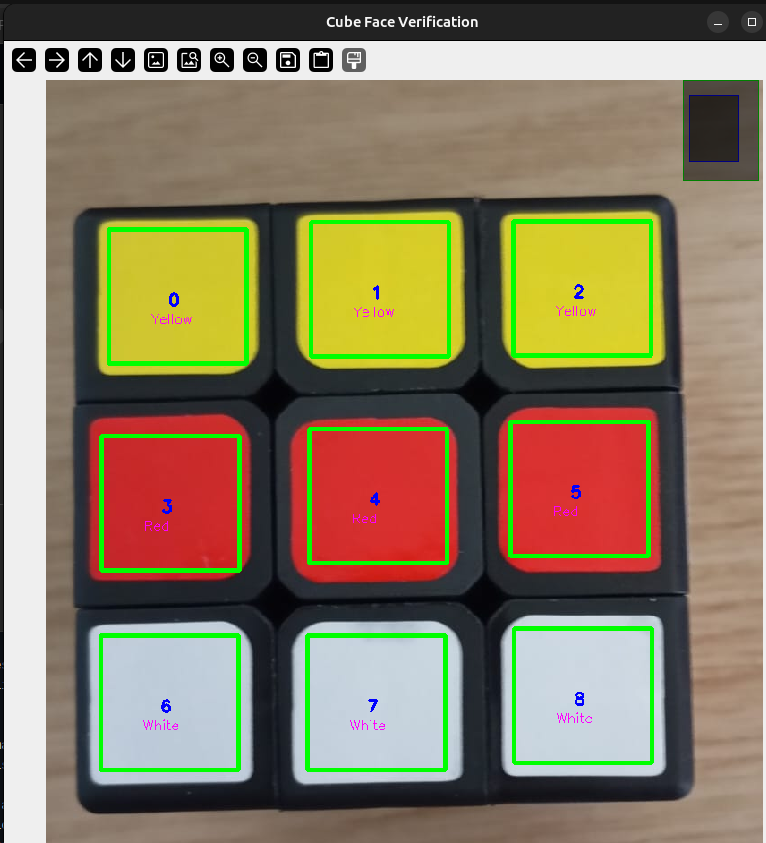
#> input picture assets/Left.png, 766 x 843 px
$ python cubeDetecter.py
#> lines starting #> are read from the running program, lines starting #| are printed output that depends on the picture; after the words box and inside, x2 and y2 are one past the last pixel; in counts of white or black regions, pixels touching at a corner belong together
#> the answer given: assets/Left.png
import cv2
import numpy as np

def get_adaptive_canny(gray_img):
    """Analise the image and modifie Canny for best results."""
    average_bright = np.mean(gray_img)

    # If the average is high (>170), the cube or the background light
    if average_bright > 160:
        return 10, 60
    # Medium
    elif average_bright > 90:
        return 30, 80
    # Dark
    else:
        return 50, 150

# [52 lines left out: functions get_grid_points, sort_centers, get_color_name, get_average_hsv, not called in this run]

def find_squares(image_path):
    # Load the image
#> called with image_path = 'assets/Left.png'
    img = cv2.imread(image_path)
#> img is the input picture: shape (843, 766, 3); mean B, G, R 96.9, 124.1, 137.2
    if img is None:
        raise ValueError("Image not found or unable to load.")

    img_hsv = cv2.cvtColor(img, cv2.COLOR_BGR2HSV)
#> img_hsv: shape (843, 766, 3); mean H, S, V 46.2, 86.5, 150.7
    # Here we apply filters (Gray and Blur)
    gray = cv2.cvtColor(img, cv2.COLOR_BGR2GRAY)
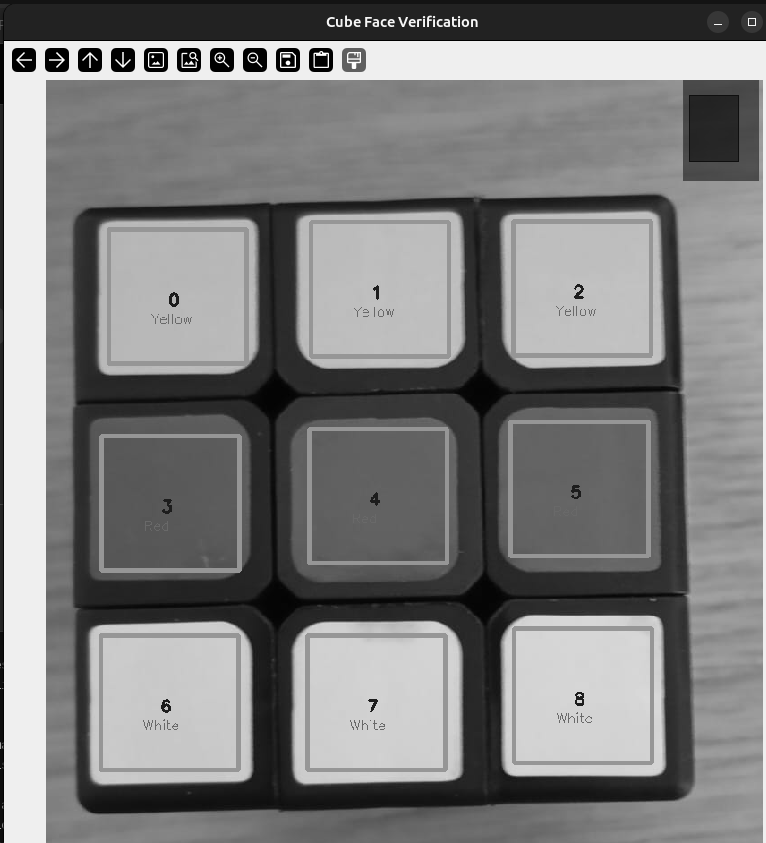
#> gray: shape (843, 766); min 0, max 255, mean 124.9
    blurred = cv2.GaussianBlur(gray, (7, 7), 0)
    # Edge detection and finding contours
    low, high = get_adaptive_canny(gray)
#> in get_adaptive_canny, `average_bright = np.mean(gray_img)`: average_bright = 124.9
#> low = 30; high = 80
    edges = cv2.Canny(blurred, low, high)
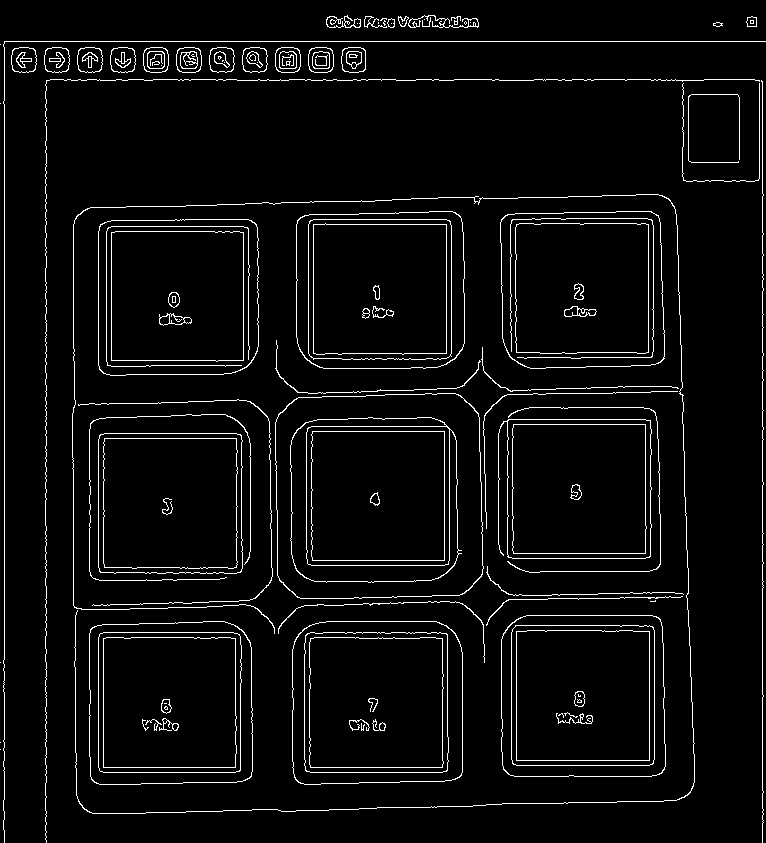
#> edges: shape (843, 766); 4.5% white in thin lines or dots
    #This helps to close gaps in edges
    kernel = np.ones((3,3), np.uint8)
    edges = cv2.dilate(edges, kernel, iterations=1)
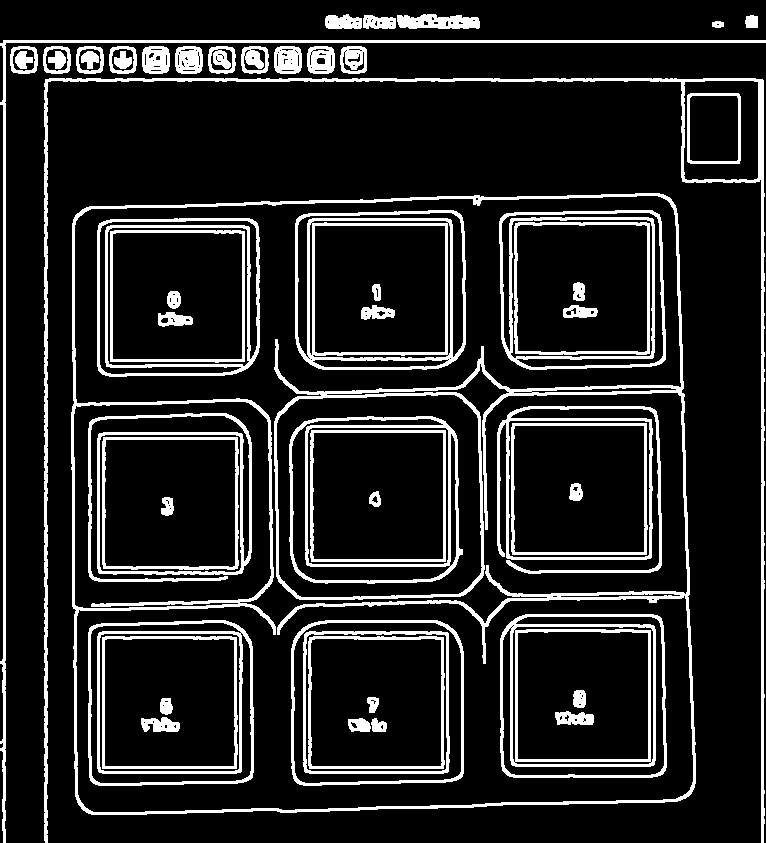
#> edges: shape (843, 766); 14% white; 57 white regions

    # visão dos contornos do quadrado
    #cv2.imshow("Vision of (Canny)", edges)
    contours, hierarchy = cv2.findContours(edges, cv2.RETR_TREE, cv2.CHAIN_APPROX_SIMPLE)
#> contours = 245 contours, 114 with area under 20; largest, box (x1, y1, x2, y2) and area: (71, 193, 696, 815) 373068, (74, 195, 694, 813) 281693, (276, 394, 483, 598) 39512, (73, 401, 272, 609) 38830, (291, 620, 464, 786) 27480

    squares_detected = []
    centers = []
    final_centers = []
    h_img, w_img = img.shape[:2]
#> h_img = 843; w_img = 766
    area_total = h_img * w_img
#> area_total = 645738

    if hierarchy is not None:
        for cnt in contours:
            # Simplify to geometric shapes, it needs to have 4 sides and have
            # proporcional sides = 1
            perimeter = cv2.arcLength(cnt, True)
            approx = cv2.approxPolyDP(cnt, 0.04 * perimeter, True)

            if len(approx) == 4:
                area = cv2.contourArea(cnt)
                # Minimum area
                if (area_total * 0.001) < area < (area_total * 0.20):
                    x, y, w, h = cv2.boundingRect(approx)
                    aspect = float(w) / h
                    if 0.65 < aspect < 1.35:
                        M = cv2.moments(cnt)
                        if M["m00"] != 0:
                            cx = int(M["m10"] / M["m00"])
                            cy = int(M["m01"] / M["m00"])

                            is_duplicate = False
                            for (existing_cx, existing_cy) in centers:
                                # 25 pixels of tolerance because of duplicate
                                if np.sqrt((cx-existing_cx)**2 + (cy-existing_cy)**2) < 25:
                                    is_duplicate = True;
                                    break

                            if not is_duplicate:
                                squares_detected.append(approx)
                                centers.append((cx, cy))
#> this loop made 245 passes
#> (perimeter, approx, area, x, y, w, h, aspect) on passes 5, 7, 8, 9, 15, 16, 18: (1081.3, [[255, 407], [268, 582], [76, 606], [75, 406]], 38830, 75, 406, 194, 201, 0.965), (556.4, [[100, 437], [238, 435], [240, 569], [102, 571]], 19340, 100, 435, 141, 137, 1.03), (539.9, [[103, 437], [103, 568], [237, 568], [237, 437]], 17751, 103, 437, 135, 132, 1.02), (522.4, [[105, 440], [234, 439], [235, 565], [106, 566]], 16620, 105, 439, 131, 128, 1.02), (767.7, [[461, 398], [480, 574], [297, 595], [279, 416]], 39511.5, 279, 398, 202, 198, 1.02), (638.7, [[297, 427], [299, 575], [455, 566], [445, 421]], 26931.5, 297, 421, 159, 155, 1.03), (549.2, [[308, 430], [445, 427], [447, 562], [309, 563]], 19277.5, 308, 427, 140, 137, 1.02)
#> (perimeter, area, x, y, w, h, aspect, cx) on passes 70, 76, 77, 78, 82, 83: (546.9, 819.5, 514, 627, 139, 135, 1.03, 615), (556.8, 19287, 508, 421, 142, 136, 1.04, 578), (533.3, 17675, 512, 423, 135, 132, 1.02, 578), (517.5, 16601, 514, 425, 131, 128, 1.02, 578), (621.8, 25000.5, 98, 223, 160, 148, 1.08, 177), (555.9, 19205, 108, 228, 142, 137, 1.04, 176)
#> after the loop, centers = [(170, 503), (378, 496), (376, 702), (169, 703), (582, 696), (615, 659), (578, 488), (177, 296), (582, 288), (380, 289), (720, 129), (353, 59), (320, 59), (287, 59), (254, 59), (221, 59), (188, 59), (155, 59), (122, 59), (89, 59), (56, 59), (23, 59), (185, 253)]; squares_detected = 23 contours; largest, box (x1, y1, x2, y2) and area: (75, 406, 269, 607) 34956, (279, 398, 481, 596) 32754, (297, 628, 463, 784) 23870, (89, 628, 253, 784) 23733, (506, 616, 664, 776) 23654

    sw, sh = 0, 0
    # in case we dont detect 9 squares, we use the cube contour
    if (len(squares_detected) == 1):
        contour_cube = squares_detected[0]
        x_cube, y_cube, w_cube, h_cube = cv2.boundingRect(contour_cube)
        final_centers = get_grid_points(squares_detected[0])
        sw, sh = w_cube // 3, h_cube // 3
        final_centers = sort_centers(final_centers)
    elif 4 <= len(squares_detected) < 9:
        print("Warning: Parcial detection. Inferring grade from stickers")
        # Create one big contourn with all the squares
        all_points = np.vstack(squares_detected)
        hull = cv2.convexHull(all_points)
        final_centers = get_grid_points(hull)
        x_h, y_h, w_h, h_h = cv2.boundingRect(hull)
        sw, sh = w_h // 3, h_h // 3
        final_centers = sort_centers(final_centers)
    elif len(centers) == 9:
        final_centers = sort_centers(centers)
        all_pts = np.vstack(squares_detected)
        x_all, y_all, w_all, h_all = cv2.boundingRect(all_pts)
        sw, sh = w_all // 3, h_all // 3
    else:
        print("Photo invalid. Take another one, be careful with light and background.")
        return

    margin_x = int(sw * 0.15)
    margin_y = int(sh * 0.15)
    # Here we show the squares detected in green
    for i, (cx, cy) in enumerate(final_centers):
        # Here we use a size fixe base in the area
        if sw == 0:
            x, y, w, h = cv2.boundingRect(squares_detected[i])
            cv2.drawContours(img, [squares_detected[i]], -1, (0, 255, 0), 3)
            hue, sat, val = get_average_hsv(img_hsv, cx, cy)
            color_name = get_color_name(hue, sat, val)
            cv2.putText(img, str(i), (x + 10, y + 25), cv2.FONT_HERSHEY_SIMPLEX, 0.6, (255, 0, 0), 2)
            cv2.putText(img, color_name, (x + 10, y + 50), cv2.FONT_HERSHEY_SIMPLEX, 0.5, (255, 0, 255), 1)
        else:
            # Drawing the gride
            pt1 = (cx - sw//2 + margin_x, cy - sh//2 + margin_y)
            pt2 = (cx + sw//2 - margin_x, cy + sh//2 - margin_y)
            cv2.rectangle(img, pt1, pt2, (0, 255, 0), 3)
            hue, sat, val = get_average_hsv(img_hsv, cx, cy)
            color_name = get_color_name(hue, sat, val)
            cv2.putText(img, str(i), (cx - 10, cy + 10), cv2.FONT_HERSHEY_SIMPLEX, 0.6, (255, 0, 0), 2)
            cv2.putText(img, color_name, (cx - 30, cy + 30), cv2.FONT_HERSHEY_SIMPLEX, 0.5, (255, 0, 255), 1)


    # WIndow for the user to verify, possibliy to resize the window
    window_name = "Cube Face Verification "
    cv2.namedWindow(window_name, cv2.WINDOW_NORMAL)
    screen_width = 800
    h, w = img.shape[:2]
    scale = screen_width / w
    screen_height = int(h * scale)
    cv2.resizeWindow(window_name, screen_width, screen_height)
    cv2.moveWindow(window_name, 400, 100)

    print(f"Total stickers finded: {len(squares_detected)}")
    cv2.imshow(window_name, img)
    cv2.waitKey(0)
    cv2.destroyAllWindows()

    lista_cores_face = []
    for i, (cx, cy) in enumerate(final_centers):
        h, s, v = get_average_hsv(img_hsv, cx, cy)
        lista_cores_face.append(get_color_name(h, s, v))

    return lista_cores_face

if __name__ == "__main__":
    #teste de uma face do cubo
    path = input("Enter the image path for face U: .jpeg or .jpg:)\n")
    find_squares(path)
